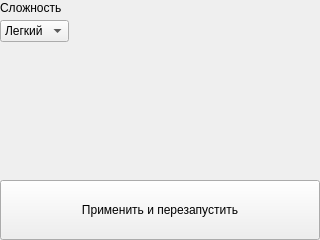
<?xml version="1.0" encoding="UTF-8"?>
<ui version="4.0">
 <class>SettingsWindow</class>
 <widget class="QMainWindow" name="SettingsWindow">
  <property name="geometry">
   <rect>
    <x>0</x>
    <y>0</y>
    <width>320</width>
    <height>240</height>
   </rect>
  </property>
  <property name="windowTitle">
   <string>Settings</string>
  </property>
  <widget class="QWidget" name="centralwidget">
   <widget class="QPushButton" name="pushButton">
    <property name="geometry">
     <rect>
      <x>0</x>
      <y>180</y>
      <width>320</width>
      <height>60</height>
     </rect>
    </property>
    <property name="sizePolicy">
     <sizepolicy hsizetype="Maximum" vsizetype="Minimum">
      <horstretch>0</horstretch>
      <verstretch>0</verstretch>
     </sizepolicy>
    </property>
    <property name="text">
     <string>Применить и перезапустить</string>
    </property>
   </widget>
   <widget class="QComboBox" name="comboBox">
    <property name="geometry">
     <rect>
      <x>0</x>
      <y>20</y>
      <width>69</width>
      <height>22</height>
     </rect>
    </property>
    <item>
     <property name="text">
      <string>Легкий</string>
     </property>
    </item>
    <item>
     <property name="text">
      <string>Средний</string>
     </property>
    </item>
    <item>
     <property name="text">
      <string>Сложный</string>
     </property>
    </item>
   </widget>
   <widget class="QLabel" name="label">
    <property name="geometry">
     <rect>
      <x>0</x>
      <y>0</y>
      <width>61</width>
      <height>16</height>
     </rect>
    </property>
    <property name="text">
     <string>Сложность</string>
    </property>
   </widget>
  </widget>
 </widget>
 <resources/>
 <connections/>
</ui>
